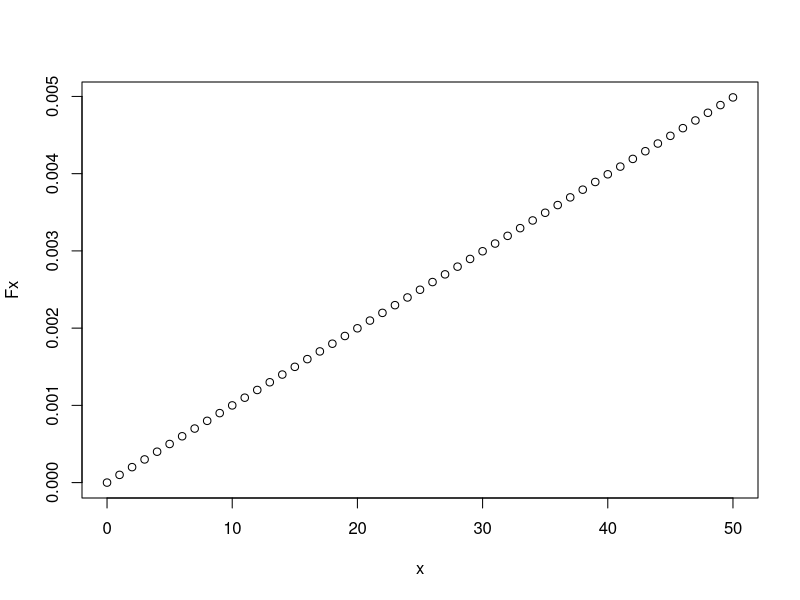
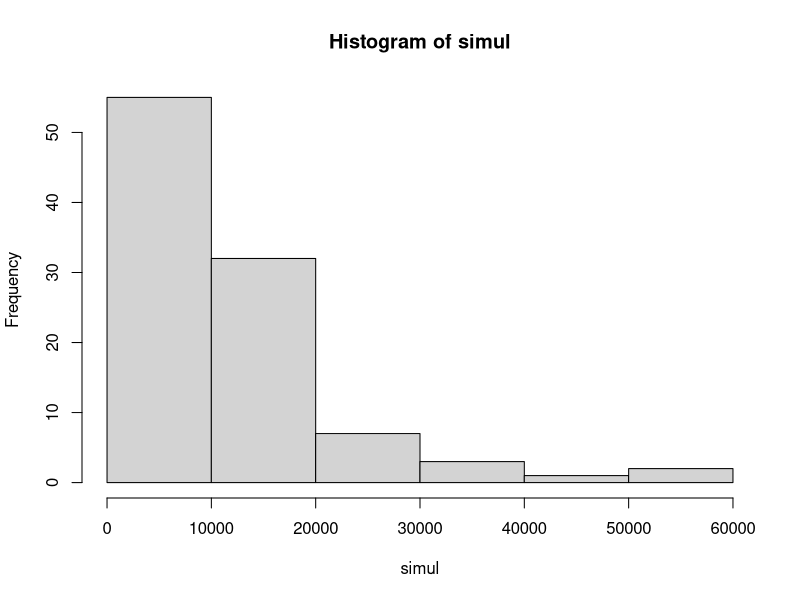

Reproduce these figures in R, in order.
#pregunta 2
#a
lambda=1/10000
1-pexp(13000,lambda)
x<-0:50
Fx<- pexp(x,lambda)
plot(x,Fx)

#b
qexp(0.8,lambda)

#c
set.seed(85)
simul<- rexp(100,lambda)
hist(simul)
mean(simul)

#d
median(simul)

#e
var(simul)

